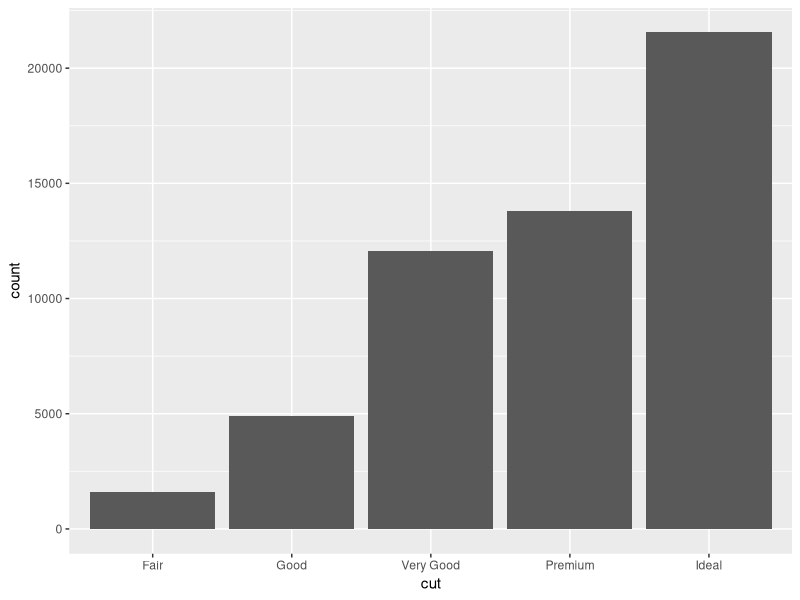
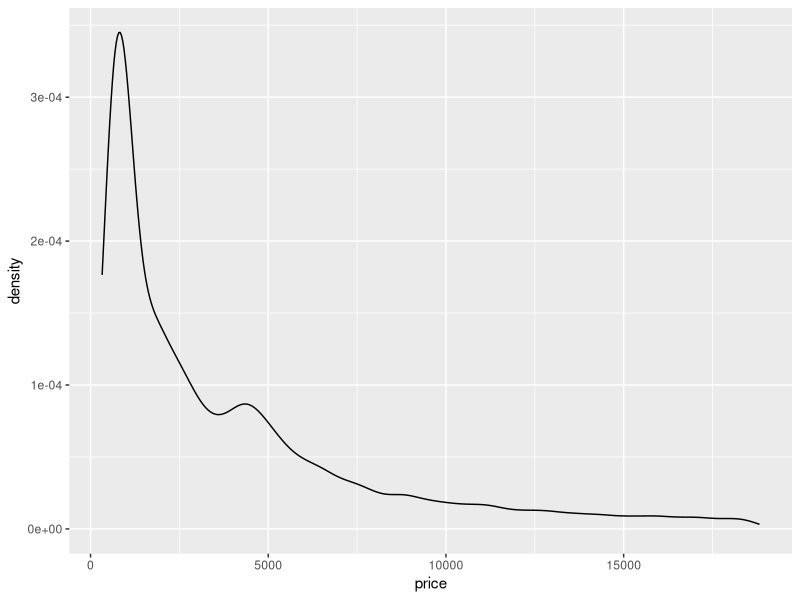
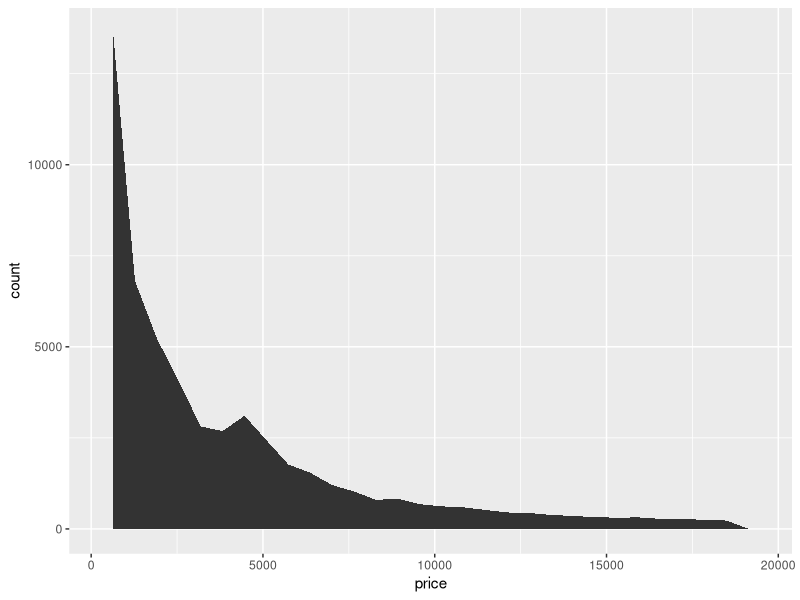
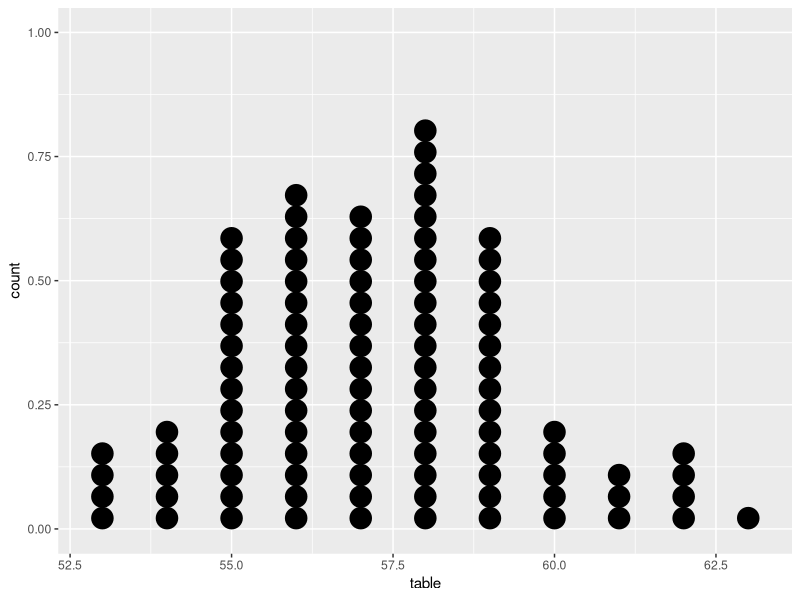
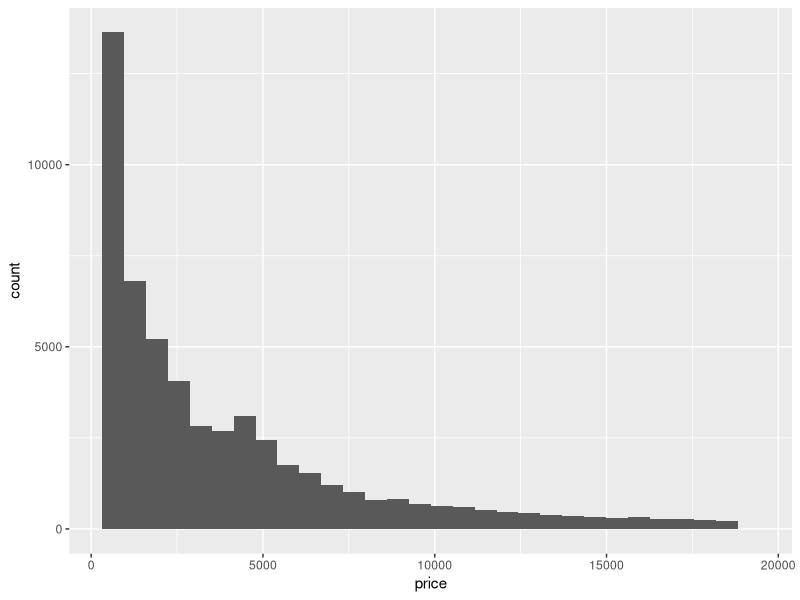
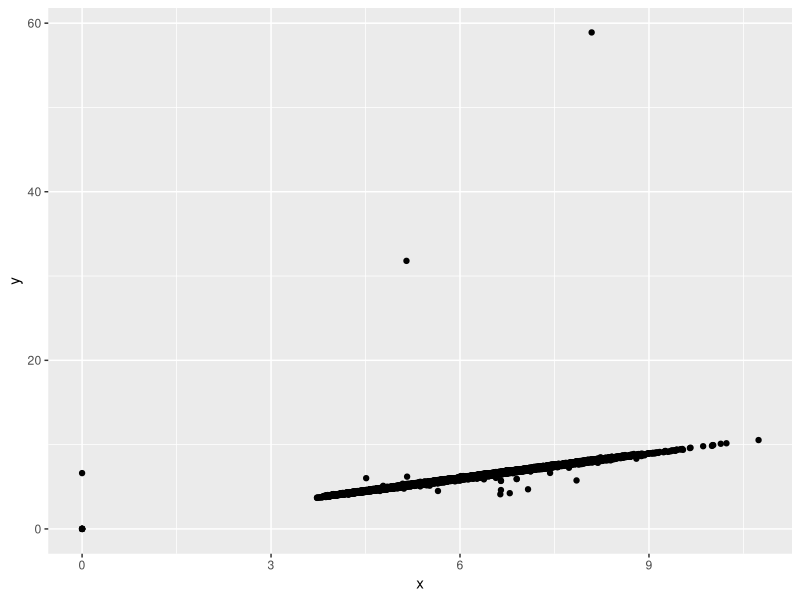
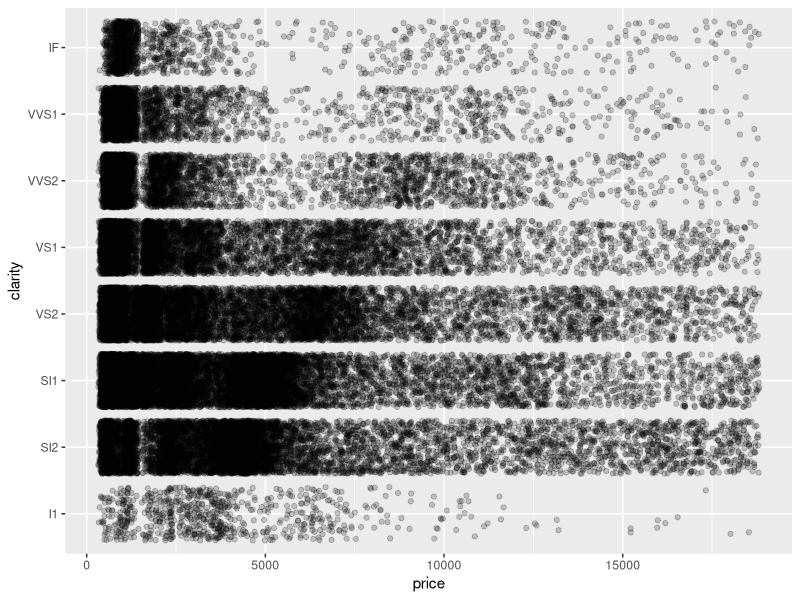
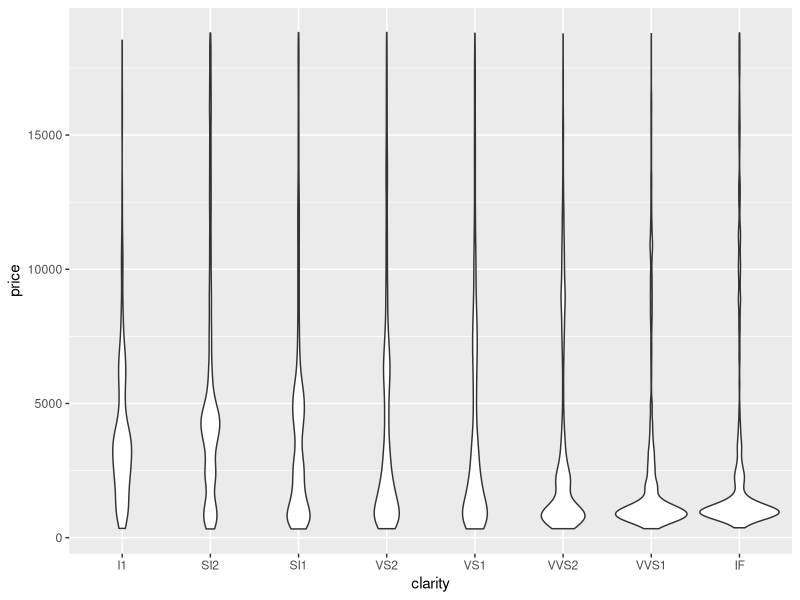

Write R code to recreate these figures, in order.
## ---- chunk 1
knitr::opts_chunk$set(echo = T, message = F, warning = F)
## ---- chunk 2
library(ggplot2)
library(dplyr)
## ---- chunk 3
data("diamonds")
diamonds %>% glimpse()
## ---- chunk 4
diamonds %>% 
  ggplot(aes(cut)) +
  geom_bar()
## ---- chunk 5
diamonds %>% 
  ggplot(aes(x = price)) + 
  geom_density()
## ---- chunk 6
diamonds %>% 
  ggplot(aes(x = price)) + 
  geom_area(stat="bin")
## ---- chunk 7
diamonds %>% 
  sample_n(100) %>% 
  ggplot(aes(x = table)) + 
  geom_dotplot()
## ---- chunk 8
diamonds %>% 
  ggplot(aes(x = price)) + 
  geom_histogram()
## ---- chunk 9
diamonds %>% 
  ggplot(aes(x = x, y = y)) + 
  geom_point()
## ---- chunk 10
diamonds %>% 
  ggplot(aes(x = price, y = clarity)) + 
  geom_jitter(alpha=.2)
## ---- chunk 11
diamonds %>% 
  ggplot(aes(x = clarity, y = price)) + 
  geom_violin()
## ---- chunk 12
diamonds %>% 
  ggplot(aes(x = clarity, y = price)) + 
  geom_boxplot()
## ---- chunk 13
diamonds %>% 
  ggplot(aes(x = clarity, y = price)) + 
  geom_jitter()
## ---- chunk 14
diamonds %>% 
  ggplot(aes(x = clarity, y = cut)) + 
  geom_jitter(alpha=.2)
## ---- chunk 15
diamonds %>% 
  ggplot(aes(x = x, y = y, col=price)) + 
  geom_point() +
  scale_color_continuous(low="green", high="red")
## ---- chunk 16
diamonds %>% 
  ggplot(aes(x = x, 
             y = y, 
             col = price)) + 
  geom_point() +
  facet_grid(cut ~ color) +
  scale_color_continuous(low="green", high="red")
## ---- chunk 17
diamonds %>% 
  ggplot(data = ., 
         aes(x = x, 
             y = y, 
             col = price,
             size = table)) + 
  geom_point(alpha = .2) + 
  facet_grid(cut ~ color) +
  scale_color_continuous(low = "green", 
                         high = "red")
